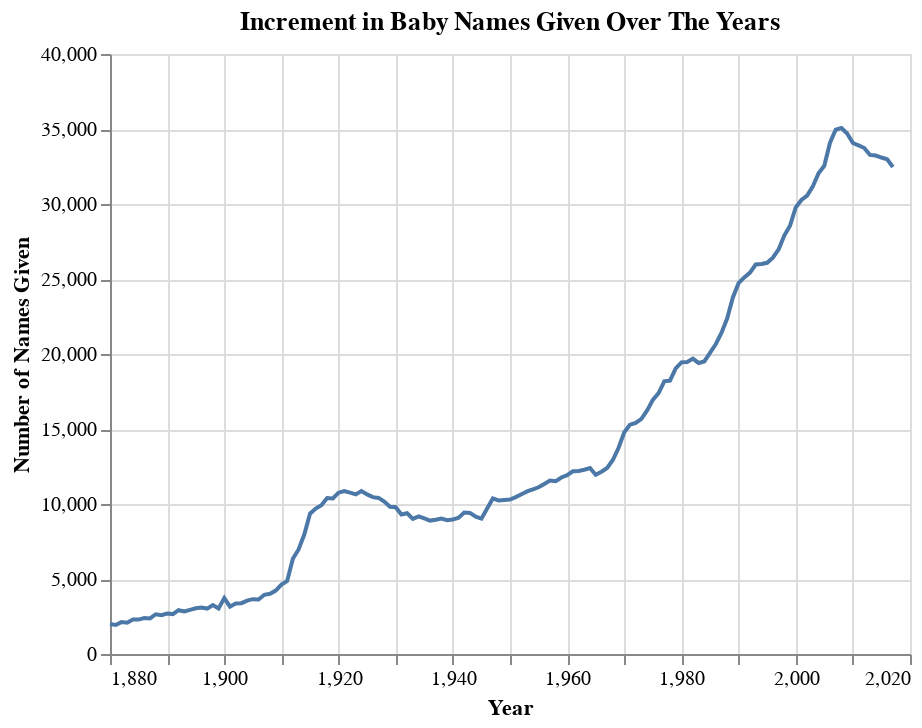

This figure's notebook cell:
### Code cell
(alt.Chart(observations_by_year).
     mark_line().encode(x = alt.Y('year', title = 'Year'), y = alt.Y('counts', title = 'Number of Names Given')).
     properties(title = 'Increment in Baby Names Given Over The Years')
)

### Figure 1 — Vega-Lite specification as saved in the notebook (floating-point values rounded to 4 significant figures; data arrays with more than 128 entries replaced by an {"elided": "..."} marker saying what was removed)
{"config": {"view": {"continuousWidth": 400, "continuousHeight": 300}}, "data": {"name": "data-41ac05a24feddafcd330b3672ff286d1"}, "mark": "line", "encoding": {"x": {"field": "year", "title": "Year", "type": "quantitative"}, "y": {"field": "counts", "title": "Number of Names Given", "type": "quantitative"}}, "title": "Increment in Baby Names Given Over The Years", "$schema": "https://vega.github.io/schema/vega-lite/v4.17.0.json", "datasets": {"data-41ac05a24feddafcd330b3672ff286d1": {"elided": "138 records"}}}
